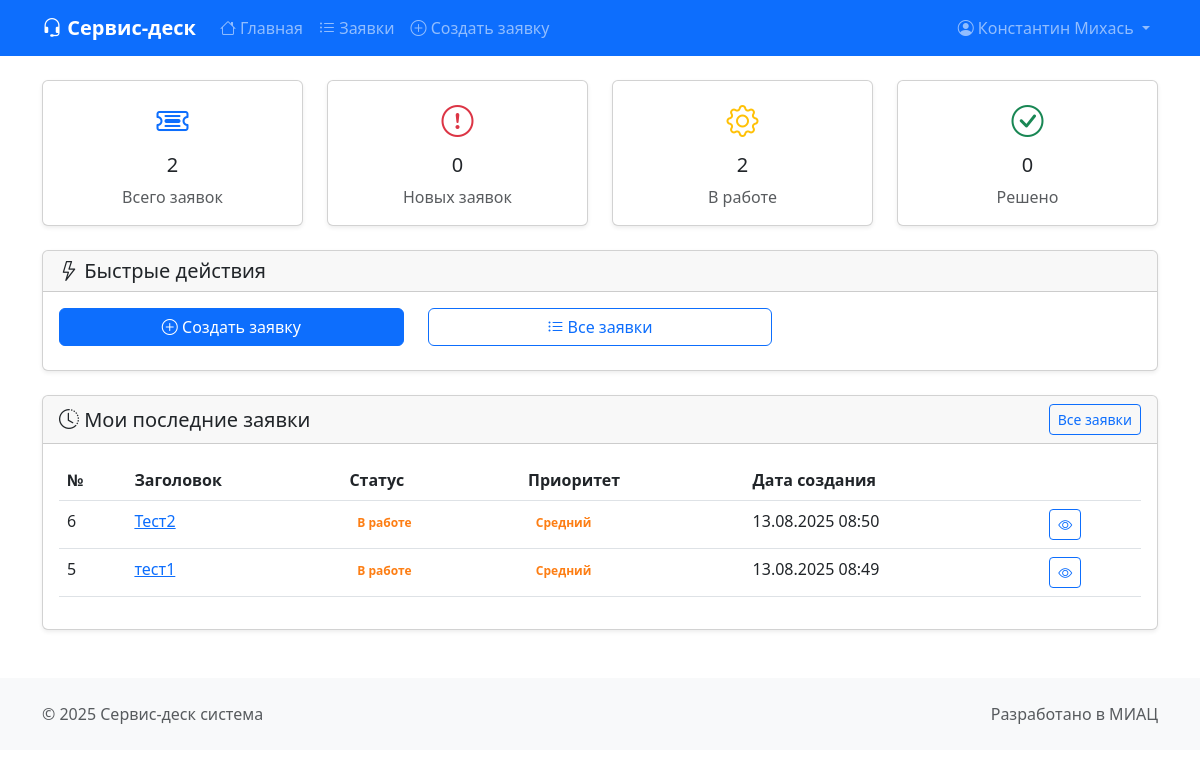
Screenshot of / (signed in) with the database file from the repository.
### tickets/models.py (models this page shows, shortened)
class Ticket(models.Model):
    STATUS_CHOICES = [
        ("new", "Новая"),
        ("in_progress", "В работе"),
        ("resolved", "Решена"),
        ("closed", "Закрыта"),
        ("cancelled", "Отменена"),
    ]
    PRIORITY_CHOICES = [
        ("low", "Низкий"),
        ("medium", "Средний"),
        ("high", "Высокий"),
        ("critical", "Критический"),
    ]
    title = models.CharField(
        max_length=200,
        verbose_name="Заголовок",
        validators=[
            MinLengthValidator(5, "Заголовок должен содержать минимум 5 символов")
        ],
    )
    description = models.TextField(
        verbose_name="Описание",
        validators=[
            MinLengthValidator(10, "Описание должно содержать минимум 10 символов")
        ],
    )
    status = models.CharField(
        max_length=20, choices=STATUS_CHOICES, default="new", verbose_name="Статус"
    )
    priority = models.CharField(
        max_length=20,
        choices=PRIORITY_CHOICES,
        default="medium",
        verbose_name="Приоритет",
    )
    created_by = models.ForeignKey(
        User,
        on_delete=models.CASCADE,
        related_name="created_tickets",
        verbose_name="Создатель",
    )
    assigned_to = models.ForeignKey(
        User,
        on_delete=models.SET_NULL,
        null=True,
        blank=True,
        related_name="assigned_tickets",
        verbose_name="Назначен",
    )
    created_at = models.DateTimeField(auto_now_add=True, verbose_name="Дата создания")
    updated_at = models.DateTimeField(auto_now=True, verbose_name="Дата обновления")
    resolved_at = models.DateTimeField(
        null=True, blank=True, verbose_name="Дата решения"
    )
    class Meta:
        verbose_name = "Заявка"
        verbose_name_plural = "Заявки"
        ordering = ["-created_at"]

### tickets/views.py (the view)
# urls.py: path("", views.dashboard, name="dashboard"),
@login_required
def dashboard(request: HttpRequest) -> HttpResponse:
    if is_admin(request.user):
        total_tickets = Ticket.objects.count()
        new_tickets = Ticket.objects.filter(status="new").count()
        in_progress_tickets = Ticket.objects.filter(status="in_progress").count()
        resolved_tickets = Ticket.objects.filter(
            status__in=["resolved", "closed"]
        ).count()
        total_users = User.objects.filter(is_active=True).count()
        recent_tickets = Ticket.objects.select_related("created_by").order_by(
            "-created_at"
        )[:10]
        context = {
            "total_tickets": total_tickets,
            "new_tickets": new_tickets,
            "in_progress_tickets": in_progress_tickets,
            "resolved_tickets": resolved_tickets,
            "total_users": total_users,
            "recent_tickets": recent_tickets,
            "is_admin": True,
        }
    else:
        user_tickets = Ticket.objects.filter(
            Q(created_by=request.user) | Q(assigned_to=request.user)
        )
        total_tickets = user_tickets.count()
        new_tickets = user_tickets.filter(status="new").count()
        in_progress_tickets = user_tickets.filter(status="in_progress").count()
        resolved_tickets = user_tickets.filter(
            status__in=["resolved", "closed"]
        ).count()
        recent_tickets = user_tickets.order_by("-created_at")[:5]
        context = {
            "total_tickets": total_tickets,
            "new_tickets": new_tickets,
            "in_progress_tickets": in_progress_tickets,
            "resolved_tickets": resolved_tickets,
            "recent_tickets": recent_tickets,
            "is_admin": False,
        }
    return render(request, "tickets/dashboard.html", context)

### tickets/views.py (called while the page is built)
def is_admin(user: User) -> bool:
    return user.is_authenticated and (user.is_staff or user.is_superuser)

### templates/tickets/dashboard.html (shortened to what this page needs)
{% extends 'base.html' %}
{% block content %}
<div class="row">
    <div class="col-md-3 mb-4">
        <div class="card text-center">
            <div class="card-body">
                <i class="bi bi-ticket-detailed text-primary" style="font-size: 2rem;"></i>
                <h5 class="card-title mt-2">{{ total_tickets }}</h5>
                <p class="card-text text-muted">Всего заявок</p>
            </div>
        </div>
    </div>
    <div class="col-md-3 mb-4">
        <div class="card text-center">
            <div class="card-body">
                <i class="bi bi-exclamation-circle text-danger" style="font-size: 2rem;"></i>
                <h5 class="card-title mt-2">{{ new_tickets }}</h5>
                <p class="card-text text-muted">Новых заявок</p>
            </div>
        </div>
    </div>
    <div class="col-md-3 mb-4">
        <div class="card text-center">
            <div class="card-body">
                <i class="bi bi-gear text-warning" style="font-size: 2rem;"></i>
                <h5 class="card-title mt-2">{{ in_progress_tickets }}</h5>
                <p class="card-text text-muted">В работе</p>
            </div>
        </div>
    </div>
    <div class="col-md-3 mb-4">
        <div class="card text-center">
            <div class="card-body">
                <i class="bi bi-check-circle text-success" style="font-size: 2rem;"></i>
                <h5 class="card-title mt-2">{{ resolved_tickets }}</h5>
                <p class="card-text text-muted">Решено</p>
            </div>
        </div>
    </div>
</div>
<div class="row mb-4">
    <div class="col">
        <div class="card">
            <div class="card-header">
                <h5 class="mb-0">
                    <i class="bi bi-lightning"></i> Быстрые действия
                </h5>
            </div>
            <div class="card-body">
                <div class="row">
                    <div class="col-md-4 mb-2">
                        <a href="{% url 'tickets:ticket_create' %}" class="btn btn-primary w-100">
                            <i class="bi bi-plus-circle"></i> Создать заявку
                        </a>
                    </div>
                    <div class="col-md-4 mb-2">
                        <a href="{% url 'tickets:ticket_list' %}" class="btn btn-outline-primary w-100">
                            <i class="bi bi-list-ul"></i> Все заявки
                        </a>
                    </div>
                </div>
            </div>
        </div>
    </div>
</div>
<div class="row">
    <div class="col">
        <div class="card">
            <div class="card-header d-flex justify-content-between align-items-center">
                <h5 class="mb-0">
                    <i class="bi bi-clock-history"></i>
                    {% if is_admin %}Последние заявки{% else %}Мои последние заявки{% endif %}
                </h5>
                <a href="{% url 'tickets:ticket_list' %}" class="btn btn-sm btn-outline-primary">
                    Все заявки
                </a>
            </div>
            <div class="card-body">
                {% if recent_tickets %}
                    <div class="table-responsive">
                        <table class="table table-hover">
                            <thead>
                                <tr>
                                    <th>№</th>
                                    <th>Заголовок</th>
                                    <th>Статус</th>
                                    <th>Приоритет</th>
                                    <th>Дата создания</th>
                                    <th></th>
                                </tr>
                            </thead>
                            <tbody>
                                {% for ticket in recent_tickets %}
                                <tr>
                                    <td>{{ ticket.id }}</td>
                                    <td>
                                        <a href="{% url 'tickets:ticket_detail' ticket.id %}">
                                            {{ ticket.title|truncatechars:50 }}
                                        </a>
                                    </td>
                                    <td>
                                        <span class="badge status-{{ ticket.status }}">
                                            {{ ticket.get_status_display }}
                                        </span>
                                    </td>
                                    <td>
                                        <span class="badge priority-{{ ticket.priority }}">
                                            {{ ticket.get_priority_display }}
                                        </span>
                                    </td>
                                    <td>{{ ticket.created_at|date:"d.m.Y H:i" }}</td>
                                    <td>
                                        <a href="{% url 'tickets:ticket_detail' ticket.id %}" class="btn btn-sm btn-outline-primary">
                                            <i class="bi bi-eye"></i>
                                        </a>
                                    </td>
                                </tr>
                                {% endfor %}
                            </tbody>
                        </table>
                    </div>
                {% endif %}
            </div>
        </div>
    </div>
</div>
{% endblock %}

### templates/base.html (shortened to what this page needs)
<!DOCTYPE html>
<html lang="ru">
<head>
    <link href="https://cdn.jsdelivr.net/npm/bootstrap@5.3.0/dist/css/bootstrap.min.css" rel="stylesheet">
    <link href="https://cdn.jsdelivr.net/npm/bootstrap-icons@1.10.0/font/bootstrap-icons.css" rel="stylesheet">
</head>
<body>
    <nav class="navbar navbar-expand-lg navbar-dark bg-primary">
        <div class="container">
            <a class="navbar-brand" href="{% url 'tickets:dashboard' %}">
                <i class="bi bi-headset"></i> Сервис-деск
            </a>
            <div class="collapse navbar-collapse" id="navbarNav">
                <ul class="navbar-nav me-auto">
                    {% if user.is_authenticated %}
                        <li class="nav-item">
                            <a class="nav-link" href="{% url 'tickets:dashboard' %}">
                                <i class="bi bi-house"></i> Главная
                            </a>
                        </li>
                        <li class="nav-item">
                            <a class="nav-link" href="{% url 'tickets:ticket_list' %}">
                                <i class="bi bi-list-ul"></i> Заявки
                            </a>
                        </li>
                        <li class="nav-item">
                            <a class="nav-link" href="{% url 'tickets:ticket_create' %}">
                                <i class="bi bi-plus-circle"></i> Создать заявку
                            </a>
                        </li>
                    {% endif %}
                </ul>
                <ul class="navbar-nav">
                    {% if user.is_authenticated %}
                        <li class="nav-item dropdown">
                            <a class="nav-link dropdown-toggle" href="#" id="navbarDropdown" role="button" data-bs-toggle="dropdown">
                                <i class="bi bi-person-circle"></i> {{ user.get_full_name|default:user.username }}
                            </a>
                        </li>
                    {% else %}
                        <li class="nav-item">
                            <a class="nav-link" href="{% url 'login' %}">
                                <i class="bi bi-box-arrow-in-right"></i> Войти
                            </a>
                        </li>
                    {% endif %}
                </ul>
            </div>
        </div>
    </nav>
    <main class="container mt-4">
        {% block content %}{% endblock %}
    </main>
    <footer class="bg-light mt-5 py-4">
        <div class="container">
            <div class="row">
                <div class="col-md-6">
                    <p class="text-muted mb-0">&copy; 2025 Сервис-деск система</p>
                </div>
                <div class="col-md-6 text-end">
                    <p class="text-muted mb-0">Разработано в МИАЦ</p>
                </div>
            </div>
        </div>
    </footer>
</body>
</html>

### templates/base.html (style rules this page uses)
.navbar-brand { font-weight: bold; }
.card { box-shadow: 0 0.125rem 0.25rem rgba(0, 0, 0, 0.075); }
.status-in_progress { color: #fd7e14; }
.priority-medium { color: #fd7e14; }

### rows the page displays
Ticket: id "6", title "Тест2", status "В работе", priority "Средний", created_at "13.08.2025 08:50"
Ticket: id "5", title "тест1", status "В работе", priority "Средний", created_at "13.08.2025 08:49"

### other values shown
{{ user.get_full_name|default:user.username }} "Константин Михась"
{{ total_tickets }} "2"
{{ new_tickets }} "0"
{{ in_progress_tickets }} "2"
{{ resolved_tickets }} "0"
